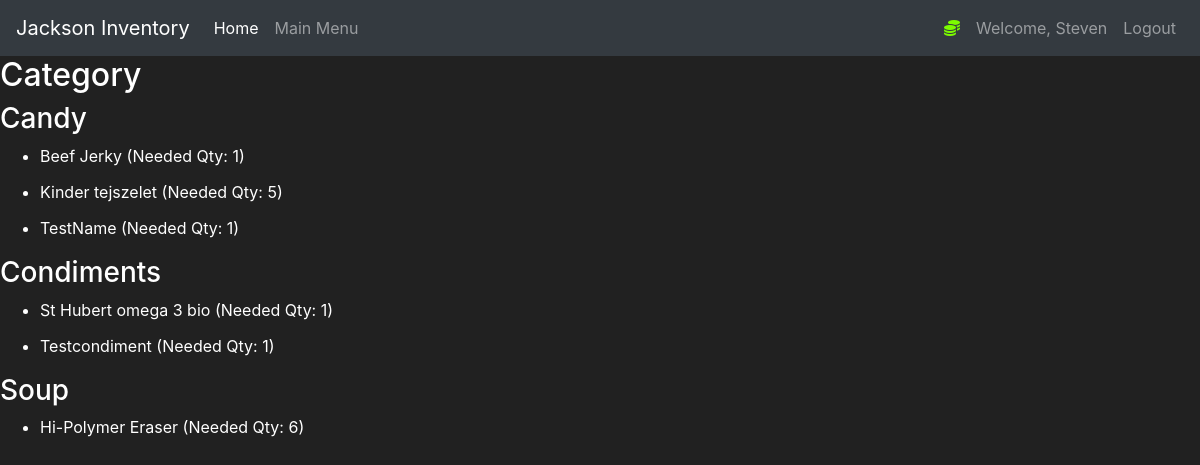
Before: /grocery_list (signed in) with the older database file.
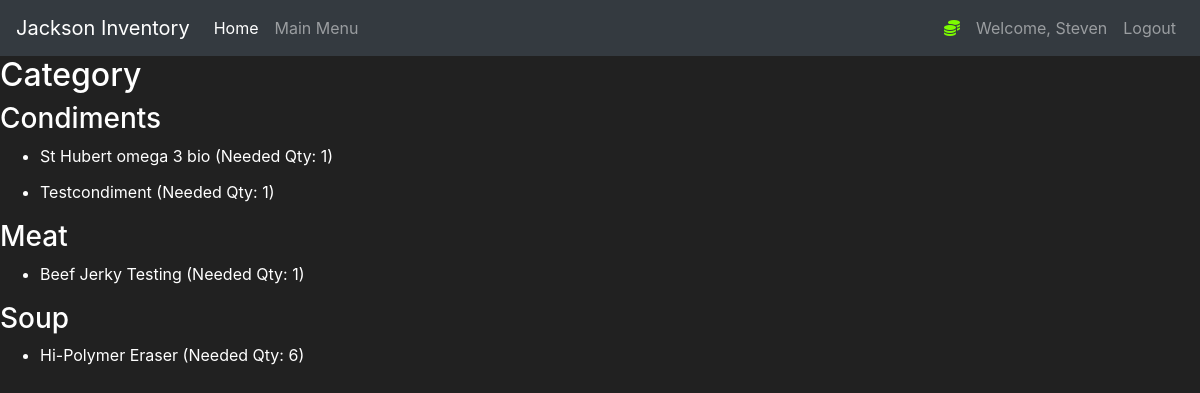
After: the same page with the newer database file.
### JacksonInventory/models.py (models this page shows, shortened)
class User(db.Model, UserMixin):
    id = db.Column(db.Integer(), primary_key=True)
    username = db.Column(db.String(length=30), nullable=False, unique=True)
    password_hash = db.Column(db.String(length=60), nullable=False)
    @property
    def password(self):
        return self.password

class Item(db.Model):
    id = db.Column(db.Integer(), primary_key=True)
    barcode = db.Column(db.String(length=40), nullable=False, unique=True)
    productname = db.Column(db.String(length=150), nullable=False, unique=True)
    qty = db.Column(db.Integer())
    minqty = db.Column(db.Integer())
    productimage = db.Column(db.String(200))
    category_id = db.Column(db.Integer, db.ForeignKey('category.id'), nullable=False)

class Category(db.Model):
    id = db.Column(db.Integer, primary_key=True)
    category = db.Column(db.String(75), unique=True)
    items = db.relationship('Item', backref='category', lazy=True)

### JacksonInventory/routes.py (the view)
@app.route('/grocery_list', methods=['GET'])
@login_required
def grocery_list():
    query = text('''
    SELECT c.category, i.productname, i.qty, i.minqty
    FROM item i
    JOIN category c ON i.category_id = c.id
    ORDER BY c.category, i.productname
    ''')
    result = db.session.execute(query)
    groceries = result.fetchall()
    grouped_groceries = {}
    for grocery in groceries:
        category = grocery.category
        productname = grocery.productname
        qty = grocery.qty
        minqty = grocery.minqty
        needed_qty = max(0, minqty - qty)  # Calculate needed qty
        if needed_qty > 0:
            if category in grouped_groceries:
                grouped_groceries[category].append({
                    'productname': productname,
                    'qty': qty,
                    'minqty': minqty,
                    'needed_qty': needed_qty
                })
            else:
                grouped_groceries[category] = [{
                    'productname': productname,
                    'qty': qty,
                    'minqty': minqty,
                    'needed_qty': needed_qty
                }]
    return render_template('grocery_list.html', grouped_groceries=grouped_groceries)

### JacksonInventory/models.py (called while the page is built)
@login_manager.user_loader
def load_user(user_id):
    return User.query.get(int(user_id))

### JacksonInventory/templates/grocery_list.html (shortened to what this page needs)
{% extends 'base.html' %}
{% block content %}
    <h2>Category</h2>
    {% for category, products in grouped_groceries.items() %}
        <h3>{{ category }}</h3>
        <ul>
        {% for product in products %}
            <li class="card-title">{{ product.productname }} (Needed Qty: {{ product.needed_qty }})</li>
        {% endfor %}
        </ul>
    {% endfor %}
{% endblock %}

### JacksonInventory/templates/base.html (shortened to what this page needs)
<!doctype html>
<html lang="en">
   <head>
      <link rel="stylesheet" href="https://cdn.jsdelivr.net/npm/bootstrap@4.5.3/dist/css/bootstrap.min.css">
      <link rel="stylesheet" href="https://cdnjs.cloudflare.com/ajax/libs/bootstrap-select/1.14.0/css/bootstrap-select.min.css">
   </head>
   <body>
    <nav class="navbar navbar-expand-md navbar-dark bg-dark">
      <a class="navbar-brand" href="{{ url_for('mainmenu_page') }}">Jackson Inventory</a>
      <div class="collapse navbar-collapse" id="navbarNav">
        <ul class="navbar-nav mr-auto">
            <li class="nav-item active">
                <a class="nav-link" href="{{ url_for('home_page') }}">Home <span class="sr-only">(current)</span></a>
            </li>
            <li class="nav-item">
                <a class="nav-link" href="{{ url_for('mainmenu_page') }}">Main Menu</a>
            </li>
        </ul>
          {% if current_user.is_authenticated %}
            <ul class="navbar-nav">
                <li class="nav-item">
                    <a class="nav-link" style="color: lawngreen; font-weight: bold">
                        <i class="fas fa-coins"></i>
                    </a>
                </li>
                <li class="nav-item">
                    <a class="nav-link">Welcome, {{ current_user.username }}</a>
                </li>
                <li class="nav-item">
                    <a class="nav-link" href="{{ url_for('logout_page') }}">Logout</a>
                </li>
            </ul>
          {% endif %}
      </div>
    </nav>
      {% block content %}
      {% endblock %}
   </body>
</html>

### JacksonInventory/templates/base.html (style rules this page uses)
body { background-color: #212121; color: white }

Changed rows visible on the page:
removed Item: productname "Kinder tejszelet", needed_qty "5", shown under "Candy"
no longer on this page (row edited): Item: productname "TestName", needed_qty "1", shown under "Candy"
shown differently, row unchanged: Item "St Hubert omega 3 bio": moves up the list
changed Item: category "Candy" → "Meat"; productname "Beef Jerky" → "Beef Jerky Testing"
